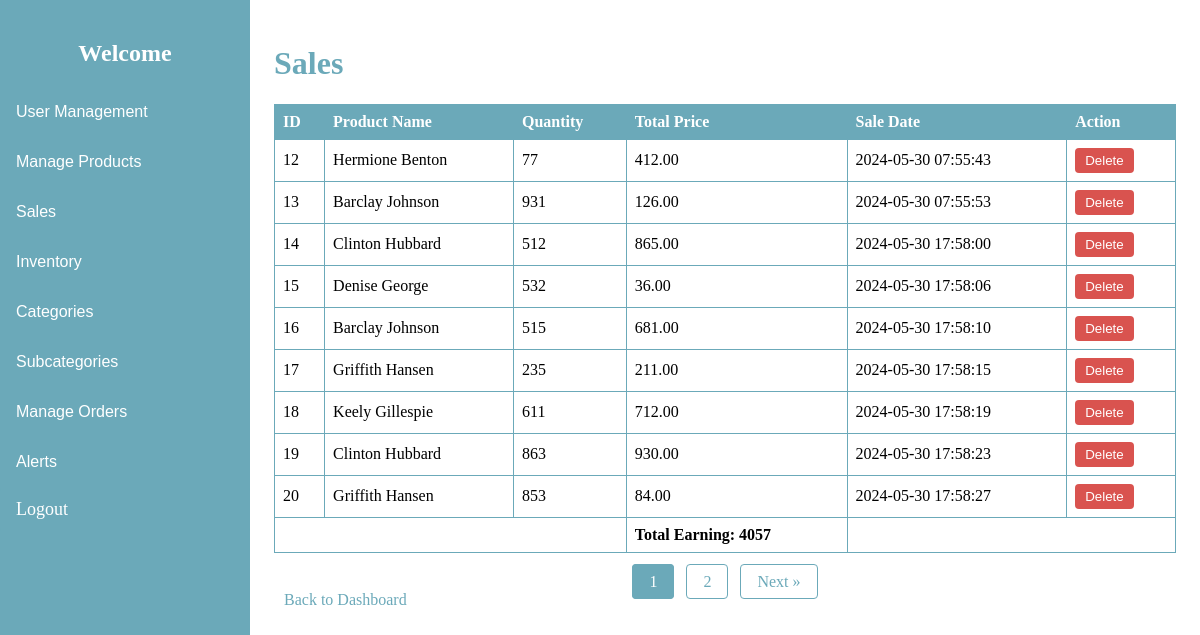
The app's page /admin/pages/view_sales.php (signed in) with its own data.
### tables this page shows
CREATE TABLE `sales` (
  `id` int(11) NOT NULL,
  `product_id` int(11) NOT NULL,
  `quantity` int(11) NOT NULL,
  `total_price` decimal(10,2) NOT NULL,
  `sale_date` timestamp NOT NULL DEFAULT current_timestamp()
);

CREATE TABLE `products` (
  `id` int(11) NOT NULL,
  `name` varchar(100) NOT NULL,
  `description` text DEFAULT NULL,
  `price` decimal(10,2) NOT NULL,
  `stock` int(11) NOT NULL,
  `created_at` timestamp NOT NULL DEFAULT current_timestamp(),
  `category_id` int(11) DEFAULT NULL,
  `subcategory_id` int(11) DEFAULT NULL
);

### admin/pages/view_sales.php (the view, shortened to what this page needs)
<?php
include('../includes/db.php');
$sales_per_page = 9;
$page = isset($_GET['page']) ? (int)$_GET['page'] : 1;
$offset = ($page - 1) * $sales_per_page;
$total_sales_stmt = $pdo->query('SELECT COUNT(*) FROM sales');
$total_sales = $total_sales_stmt->fetchColumn();
$total_pages = ceil($total_sales / $sales_per_page);
$stmt = $pdo->prepare('
    SELECT s.id, p.name AS product_name, s.quantity, s.total_price, s.sale_date
    FROM sales s
    JOIN products p ON s.product_id = p.id
    LIMIT :offset, :sales_per_page
');
$stmt->bindValue(':offset', $offset, PDO::PARAM_INT);
$stmt->bindValue(':sales_per_page', $sales_per_page, PDO::PARAM_INT);
$stmt->execute();
$sales = $stmt->fetchAll();
$subtotal = 0;
foreach ($sales as $sale) {
    $subtotal += $sale['total_price'];
}
?>
<!DOCTYPE html>
<html>
<head>
    <link rel="stylesheet" type="text/css" href="../public/css/viewProduct.css">
    <link rel="stylesheet" type="text/css" href="../public/css/viewP.css">
</head>
<body>
<?php include('../includes/sidebar.php'); ?>
<div class="content">
    <h1>Sales</h1>
    <table>
        <tr>
            <th>ID</th>
            <th>Product Name</th>
            <th>Quantity</th>
            <th>Total Price</th>
            <th>Sale Date</th>
            <th>Action</th>
        </tr>
        <?php foreach ($sales as $sale) : ?>
            <tr>
                <td><?php echo htmlspecialchars($sale['id']); ?></td>
                <td><?php echo htmlspecialchars($sale['product_name']); ?></td>
                <td><?php echo htmlspecialchars($sale['quantity']); ?></td>
                <td><?php echo htmlspecialchars($sale['total_price']); ?></td>
                <td><?php echo htmlspecialchars($sale['sale_date']); ?></td>
                <td>
                    <form method="POST" onsubmit="return confirm('Are you sure you want to delete this item?');">
                        <button type="submit" style="background-color: #d9534f; color: white; border: none; padding: 5px 10px; border-radius: 4px;">Delete</button>
                    </form>
                </td>
            </tr>
        <?php endforeach; ?>
        <tr>
            <td colspan="3"></td>
            <td><strong>Total Earning: <?php echo htmlspecialchars($subtotal); ?></strong></td>
            <td colspan="2"></td>
        </tr>
    </table>
    <div class="pagination">
        <?php for ($i = 1; $i <= $total_pages; $i++): ?>
            <a href="?page=<?php echo $i; ?>" <?php if ($i == $page) echo 'class="active"'; ?>><?php echo $i; ?></a>
        <?php endfor; ?>
        <?php if ($page < $total_pages): ?>
            <a href="?page=<?php echo $page + 1; ?>">Next &raquo;</a>
        <?php endif; ?>
    </div>
    <a href="dashboard.php">Back to Dashboard</a>
</div>
</body>
</html>

### admin/public/css/viewProduct.css (style rules this page uses)
.content { margin-left: 250px; padding: 20px; }
h1 { color: #6BA9B9; }
table { width: 100%; border-collapse: collapse; margin-top: 20px; }
th, td { border: 1px solid #6BA9B9; padding: 8px; text-align: left; }
th { background-color: #6BA9B9; color: white; }
a { text-decoration: none; color: #6BA9B9; padding: 5px 10px; border-radius: 4px; transition: background-color 0.3s, color 0.3s; }

### admin/public/css/viewP.css (style rules this page uses)
.pagination { margin-top: 20px; text-align: center; }
.pagination a { color: #6BA9B9; padding: 8px 16px; text-decoration: none; border: 1px solid #6BA9B9; border-radius: 4px; margin: 0 4px; }
.pagination a.active { background-color: #6BA9B9; color: white; border: 1px solid #6BA9B9; }

### admin/includes/sidebar.php (style rules this page uses)
.content { margin-left: 250px; padding: 16px; }

### records on screen
sales: id "12", product.name "Hermione Benton", quantity "77", total_price "412.00", sale_date "2024-05-30 07:55:43"
sales: id "13", product.name "Barclay Johnson", quantity "931", total_price "126.00", sale_date "2024-05-30 07:55:53"
sales: id "14", product.name "Clinton Hubbard", quantity "512", total_price "865.00", sale_date "2024-05-30 17:58:00"
sales: id "15", product.name "Denise George", quantity "532", total_price "36.00", sale_date "2024-05-30 17:58:06"
sales: id "16", product.name "Barclay Johnson", quantity "515", total_price "681.00", sale_date "2024-05-30 17:58:10"
sales: id "17", product.name "Griffith Hansen", quantity "235", total_price "211.00", sale_date "2024-05-30 17:58:15"
sales: id "18", product.name "Keely Gillespie", quantity "611", total_price "712.00", sale_date "2024-05-30 17:58:19"
sales: id "19", product.name "Clinton Hubbard", quantity "863", total_price "930.00", sale_date "2024-05-30 17:58:23"
sales: id "20", product.name "Griffith Hansen", quantity "853", total_price "84.00", sale_date "2024-05-30 17:58:27"

### other values on screen
$subtotal "4057"
